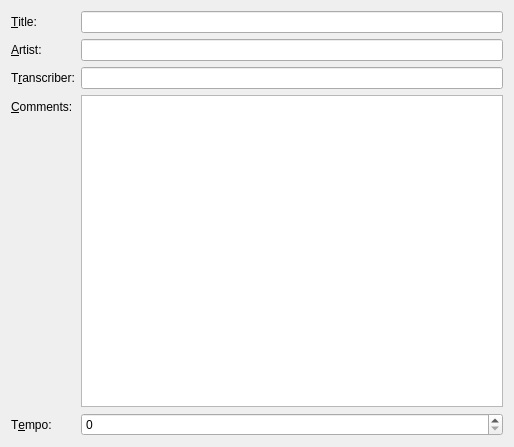
<?xml version="1.0" encoding="UTF-8"?>
<ui version="4.0">
 <class>SetSong</class>
 <widget class="QWidget" name="SetSong">
  <property name="geometry">
   <rect>
    <x>0</x>
    <y>0</y>
    <width>514</width>
    <height>447</height>
   </rect>
  </property>
  <property name="windowTitle">
   <string>SetSong</string>
  </property>
  <layout class="QFormLayout" name="formLayout">
   <item row="0" column="0">
    <widget class="QLabel" name="l_title">
     <property name="text">
      <string>&amp;Title:</string>
     </property>
     <property name="buddy">
      <cstring>title</cstring>
     </property>
    </widget>
   </item>
   <item row="0" column="1">
    <widget class="QLineEdit" name="title"/>
   </item>
   <item row="1" column="0">
    <widget class="QLabel" name="l_artist">
     <property name="text">
      <string>&amp;Artist:</string>
     </property>
     <property name="buddy">
      <cstring>artist</cstring>
     </property>
    </widget>
   </item>
   <item row="1" column="1">
    <widget class="QLineEdit" name="artist"/>
   </item>
   <item row="3" column="0">
    <widget class="QLabel" name="l_comments">
     <property name="text">
      <string>&amp;Comments:</string>
     </property>
     <property name="buddy">
      <cstring>comments</cstring>
     </property>
    </widget>
   </item>
   <item row="3" column="1">
    <widget class="QPlainTextEdit" name="comments"/>
   </item>
   <item row="2" column="1">
    <widget class="QLineEdit" name="transcriber"/>
   </item>
   <item row="4" column="0">
    <widget class="QLabel" name="l_tempo">
     <property name="text">
      <string>T&amp;empo:</string>
     </property>
     <property name="buddy">
      <cstring>tempoEdit</cstring>
     </property>
    </widget>
   </item>
   <item row="2" column="0">
    <widget class="QLabel" name="l_transcriber">
     <property name="text">
      <string>T&amp;ranscriber:</string>
     </property>
     <property name="buddy">
      <cstring>transcriber</cstring>
     </property>
    </widget>
   </item>
   <item row="4" column="1">
    <widget class="QSpinBox" name="tempoEdit">
     <property name="maximum">
      <number>500</number>
     </property>
    </widget>
   </item>
  </layout>
 </widget>
 <layoutdefault spacing="6" margin="11"/>
 <customwidgets>
  <customwidget>
   <class>KDialog</class>
   <extends>QWidget</extends>
   <header>kdialog.h</header>
   <container>1</container>
  </customwidget>
 </customwidgets>
 <resources/>
 <connections/>
</ui>
